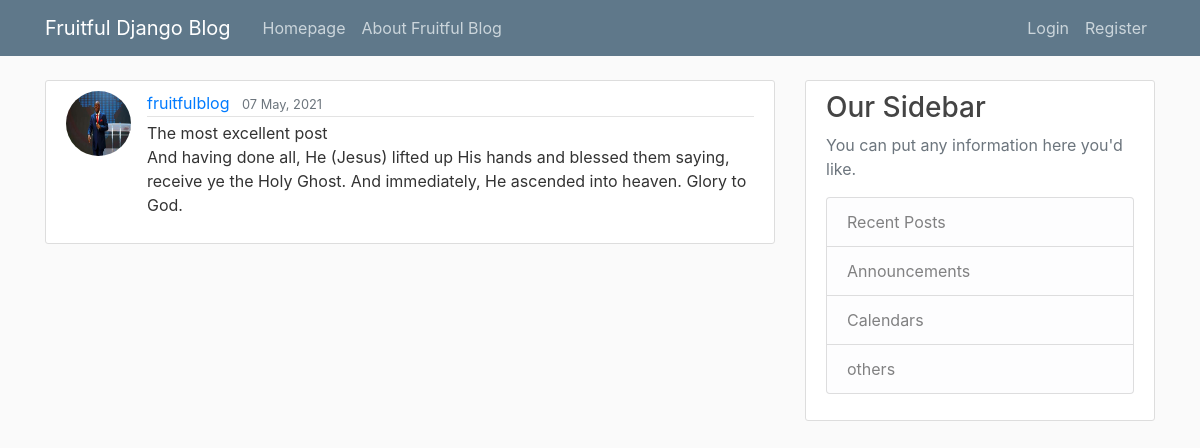
/post/5/, run on the app's committed database.
### fruitfulblog/models.py (models this page shows, shortened)
class Post(models.Model):
    title = models.CharField(max_length=150)
    content = models.TextField()
    date_posted = models.DateTimeField(default=timezone.now)
    author = models.ForeignKey(User, on_delete=models.CASCADE)

### endusers/models.py (models this page shows, shortened)
class Profile(models.Model):
    enduser = models.OneToOneField(User, on_delete=models.CASCADE)
    image = models.ImageField(default='default.jpg', upload_to='profile_pics')

### fruitfulblog/views.py (the view)
# urls.py: path('post/<int:pk>/', PostDetailView.as_view(), name='post_detail'),
class PostDetailView(DetailView): #class-based view
    model = Post

### fruitfulblog/templates/fruitfulblog/post_detail.html (shortened to what this page needs)
{% extends 'fruitfulblog/base.html' %}
{% block content %}
    <article class="media content-section">
      <img class ="rounded-circle article-img" src="{{ object.author.profile.image.url }}">
        <div class="media-body">
          <div class="article-metadata">
            <a class="mr-2" href="#">{{ object.author }}</a>
            <small class="text-muted">{{ object.date_posted|date:"d F, Y"}}</small>
          </div>
          </h2 class="article-title">{{ object.title }}</h2>
          <p class="article-content">{{ object.content }}</p>
        </div>
    </article>
{% endblock content %}

### fruitfulblog/static/fruitfulblog/main.css (style rules this page uses)
body { background: #fafafa; color: #333333; margin-top: 5rem; }
.content-section { background: #ffffff; padding: 10px 20px; border: 1px solid #dddddd; border-radius: 3px; margin-bottom: 20px; }
.article-content { white-space: pre-line; }
.article-img { height: 65px; width: 65px; margin-right: 16px; }
.article-metadata { padding-bottom: 1px; margin-bottom: 4px; border-bottom: 1px solid #e3e3e3 }

### data on the page
Post: author.profile.image (picture), author "fruitfulblog", date_posted "07 May, 2021", title "The most excellent post", content "And having done all, He (Jesus) lifted up His hands and blessed them saying, receive ye the Holy Ghost. And immediately, He ascended into heaven. Glory to God."
